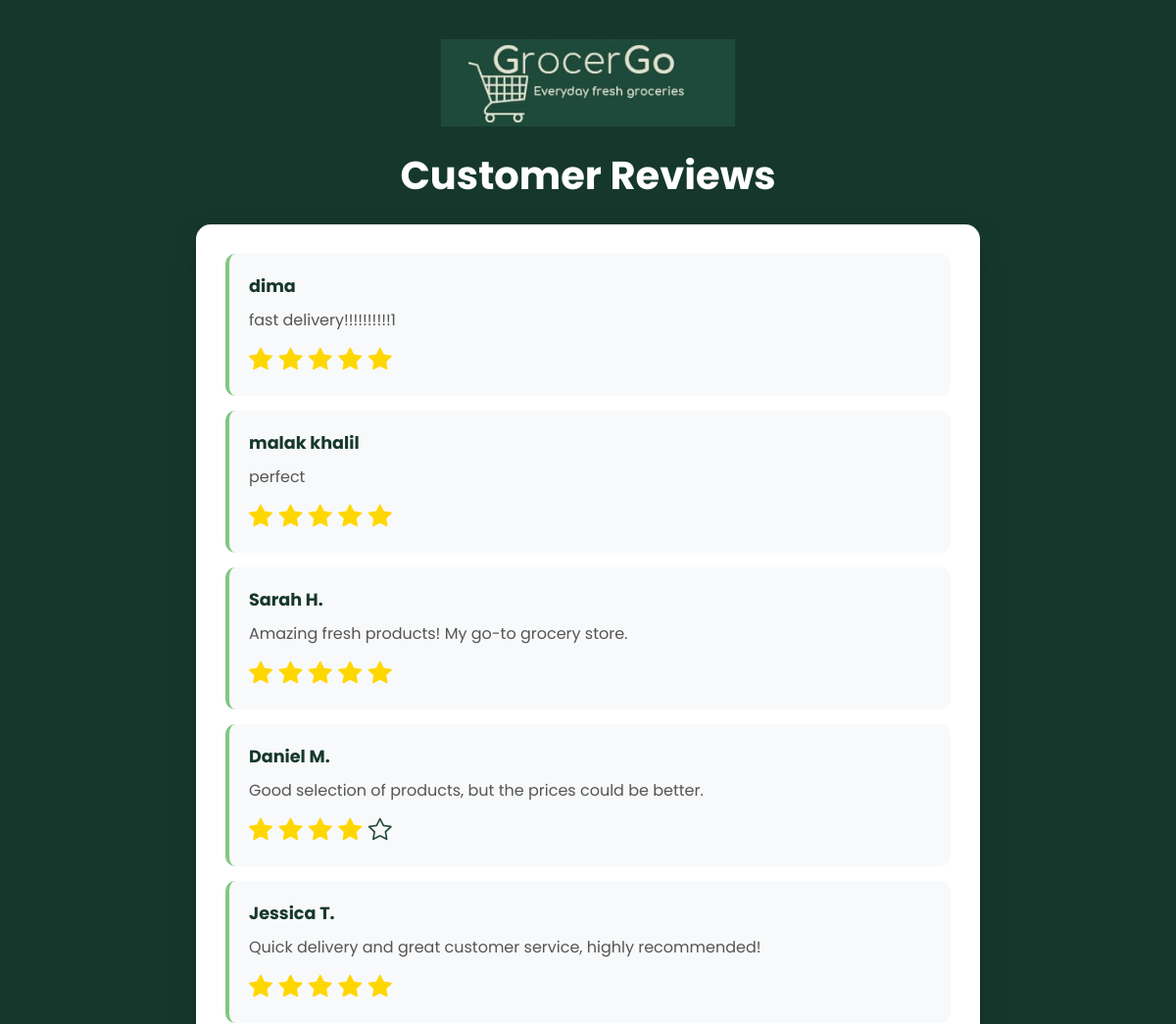
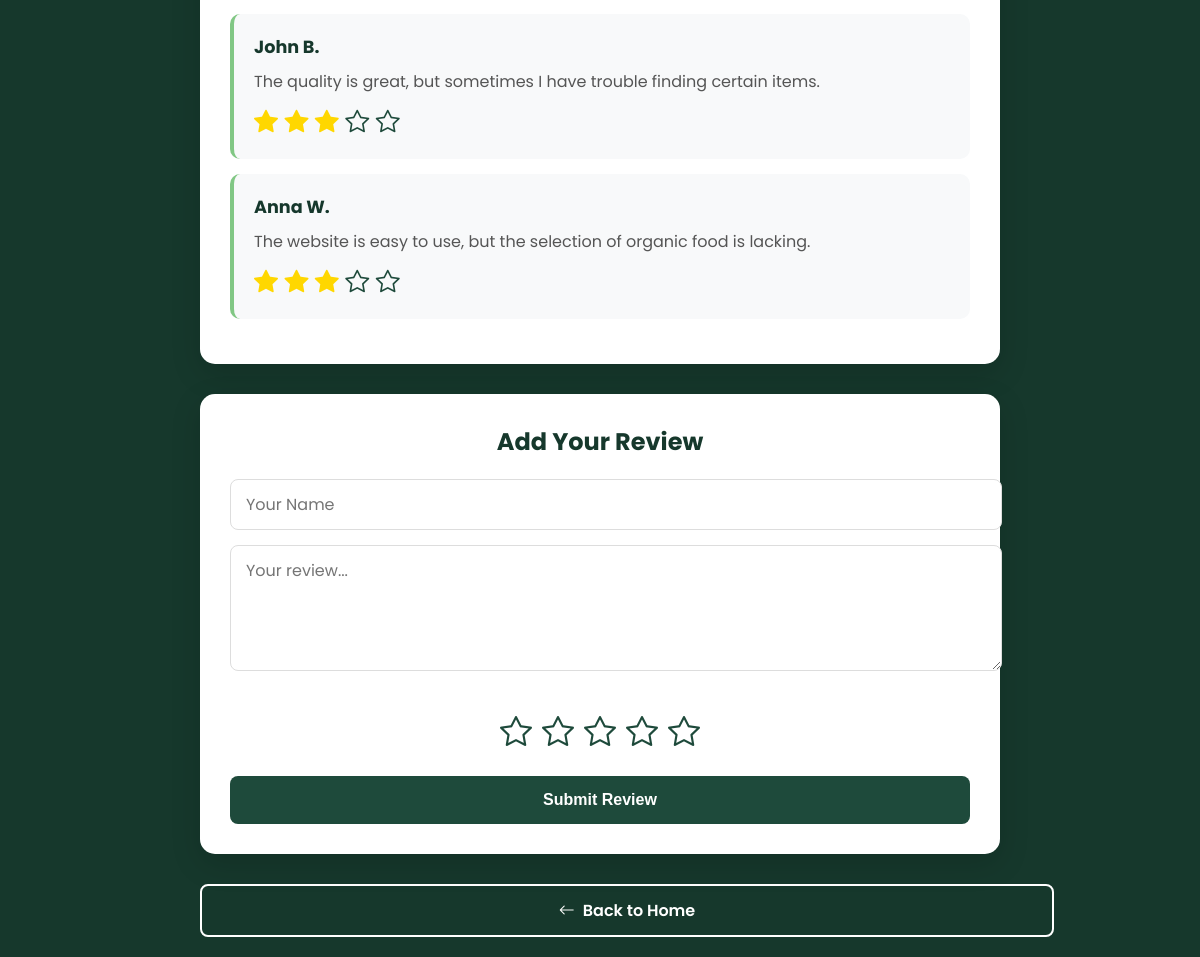
The app's page /frontend/Reviews.php with its own data (2 pictures, top to bottom).
### tables this page shows
CREATE TABLE IF NOT EXISTS `reviews` (
  `id` int NOT NULL AUTO_INCREMENT,
  `name` varchar(255) NOT NULL,
  `review_text` text NOT NULL,
  `rating` int NOT NULL,
  `created_at` timestamp NULL DEFAULT CURRENT_TIMESTAMP,
  PRIMARY KEY (`id`)
);

### frontend/Reviews.php (the view, shortened to what this page needs)
<?php
$host = 'localhost';
$dbname = 'grocergo';
$user = 'root';
$pass = '';
try {
    $pdo = new PDO("mysql:host=$host;dbname=$dbname;charset=utf8", $user, $pass);
    $pdo->setAttribute(PDO::ATTR_ERRMODE, PDO::ERRMODE_EXCEPTION);
    $stmt = $pdo->query("SELECT * FROM reviews ORDER BY created_at DESC");
    $reviews = $stmt->fetchAll(PDO::FETCH_ASSOC);
} catch (PDOException $e) {
    die("Database connection failed: " . $e->getMessage());
}
?>
<!DOCTYPE html>
<html lang="en">
<head>
    <link rel="stylesheet" href="https://cdn.jsdelivr.net/npm/bootstrap-icons@1.11.3/font/bootstrap-icons.min.css">
</head>
<body>
    <div class="container">
        <div class="logo-container">
            <img width="300px" src="../Images/LogoForLogin.png" alt="GrocerGo Logo">
        </div>
        <h1>Customer Reviews</h1>
        <div class="review-section">
            <div id="reviews">
                <?php if (empty($reviews)): ?>
                    <p>No reviews yet. Be the first to review!</p>
                <?php else: ?>
                    <?php foreach ($reviews as $review): ?>
                        <div class="review">
                            <strong><?php echo htmlspecialchars($review['name']); ?></strong>
                            <p><?php echo htmlspecialchars($review['review_text']); ?></p>
                            <div class="stars">
                                <?php for ($i = 1; $i <= 5; $i++): ?>
                                    <i class="bi bi-star<?php echo $i <= $review['rating'] ? '-fill' : ''; ?>"></i>
                                <?php endfor; ?>
                            </div>
                        </div>
                    <?php endforeach; ?>
                <?php endif; ?>
            </div>
        </div>
        <div class="add-review">
            <h2>Add Your Review</h2>
            <form method="POST" action="">
                <input type="text" id="name" name="name" placeholder="Your Name" required>
                <textarea id="reviewText" name="reviewText" rows="4" placeholder="Your review..." required></textarea>
                <div class="rating-container">
                    <span class="star" data-value="1">
                        <i class="bi bi-star"></i>
                    </span>
                    <span class="star" data-value="2">
                        <i class="bi bi-star"></i>
                    </span>
                    <span class="star" data-value="3">
                        <i class="bi bi-star"></i>
                    </span>
                    <span class="star" data-value="4">
                        <i class="bi bi-star"></i>
                    </span>
                    <span class="star" data-value="5">
                        <i class="bi bi-star"></i>
                    </span>
                </div>
                <button class="btn" type="submit">Submit Review</button>
            </form>
        </div>
        <a href="../frontend/categories.php" class="btn btn-back">
            <i class="bi bi-arrow-left"></i> Back to Home
        </a>
    </div>
</body>
</html>

### frontend/Reviews.php (style rules this page uses)
:root { --primary-color: #1E4A3B; --primary-dark: #16382c; --primary-light: #81C784; --text-light: #fff; --text-dark: #333; --transition: all 0.3s ease; }
body { font-family: 'Poppins', sans-serif; background-color: var(--primary-dark); color: white; margin: 0; padding: 0; min-height: 100vh; animation: fadeIn 1s ease-in-out; }
.container { max-width: 800px; margin: 0 auto; padding: 20px; margin-top: 0; }
.logo-container { display: flex; justify-content: center; margin: 20px 0; animation: slideInDown 0.8s ease; }
h1 { font-size: 2.5rem; margin: 20px 0; text-align: center; color: var(--text-light); animation: fadeIn 1s ease 0.3s both; }
.review-section { background: white; border-radius: 15px; box-shadow: 0 10px 30px rgba(0, 0, 0, 0.15); padding: 30px; margin-bottom: 30px; margin-top: 0; animation: slideInUp 0.8s ease 0.5s both; }
.review { background: #f8f9fa; padding: 20px; border-radius: 10px; margin-bottom: 15px; border-left: 4px solid var(--primary-light); transition: var(--transition); }
.review strong { color: var(--primary-dark); font-size: 1.1rem; }
.review p { color: #555; margin: 10px 0 0; line-height: 1.5; }
.stars { font-size: 1.5rem; margin-top: 10px; }
.stars i { color: var(--primary-color); }
.stars .bi-star-fill { color: gold; }
.add-review { background: white; border-radius: 15px; padding: 30px; box-shadow: 0 10px 30px rgba(0, 0, 0, 0.15); animation: slideInUp 0.8s ease 0.7s both; }
.add-review h2 { color: var(--primary-dark); margin-top: 0; margin-bottom: 20px; text-align: center; }
input, textarea { width: 100%; padding: 12px 15px; margin-bottom: 15px; border: 1px solid #ddd; border-radius: 8px; font-family: 'Poppins', sans-serif; font-size: 1rem; transition: var(--transition); }
.rating-container { display: flex; justify-content: center; margin: 15px 0; }
.star { cursor: pointer; font-size: 2rem; margin: 0 5px; transition: var(--transition); position: relative; }
.star i { transition: var(--transition); }
.star .bi-star { color: var(--primary-color); }
.btn { display: block; width: 100%; padding: 15px; background-color: var(--primary-color); color: white; border: none; border-radius: 8px; font-size: 1rem; font-weight: 600; cursor: pointer; transition: var(--transition); margin-top: 20px; }
.btn-back { display: inline-flex; align-items: center; justify-content: center; gap: 8px; background-color: transparent; color: white; border: 2px solid white; margin-top: 30px; padding: 12px 25px; text-decoration: none; border-radius: 8px; }

### records on screen
reviews: name "dima", review_text "fast delivery!!!!!!!!!!1", rating 5 (drawn)
reviews: name "malak khalil", review_text "perfect", rating 5 (drawn)
reviews: name "Sarah H.", review_text "Amazing fresh products! My go-to grocery store.", rating 5 (drawn)
reviews: name "Daniel M.", review_text "Good selection of products, but the prices could be better.", rating 4 (drawn)
reviews: name "Jessica T.", review_text "Quick delivery and great customer service, highly recommended!", rating 5 (drawn)
reviews: name "John B.", review_text "The quality is great, but sometimes I have trouble finding certain items.", rating 3 (drawn)
reviews: name "Anna W.", review_text "The website is easy to use, but the selection of organic food is lacking.", rating 3 (drawn)
